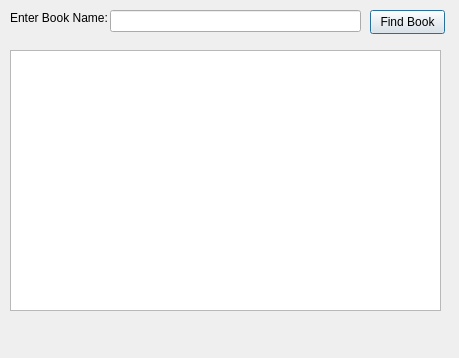
<?xml version="1.0" encoding="UTF-8"?>
<ui version="4.0">
 <class>FindBook</class>
 <widget class="QDialog" name="FindBook">
  <property name="geometry">
   <rect>
    <x>0</x>
    <y>0</y>
    <width>459</width>
    <height>358</height>
   </rect>
  </property>
  <property name="windowTitle">
   <string>Find book</string>
  </property>
  <widget class="QLabel" name="BookName">
   <property name="geometry">
    <rect>
     <x>10</x>
     <y>10</y>
     <width>101</width>
     <height>16</height>
    </rect>
   </property>
   <property name="text">
    <string>Enter Book Name:</string>
   </property>
  </widget>
  <widget class="QLineEdit" name="txtBookName">
   <property name="geometry">
    <rect>
     <x>110</x>
     <y>10</y>
     <width>251</width>
     <height>22</height>
    </rect>
   </property>
  </widget>
  <widget class="QPushButton" name="btnFind">
   <property name="geometry">
    <rect>
     <x>370</x>
     <y>10</y>
     <width>75</width>
     <height>24</height>
    </rect>
   </property>
   <property name="text">
    <string>Find Book</string>
   </property>
  </widget>
  <widget class="QTableView" name="tableView">
   <property name="geometry">
    <rect>
     <x>10</x>
     <y>50</y>
     <width>431</width>
     <height>261</height>
    </rect>
   </property>
  </widget>
 </widget>
 <resources/>
 <connections/>
</ui>
